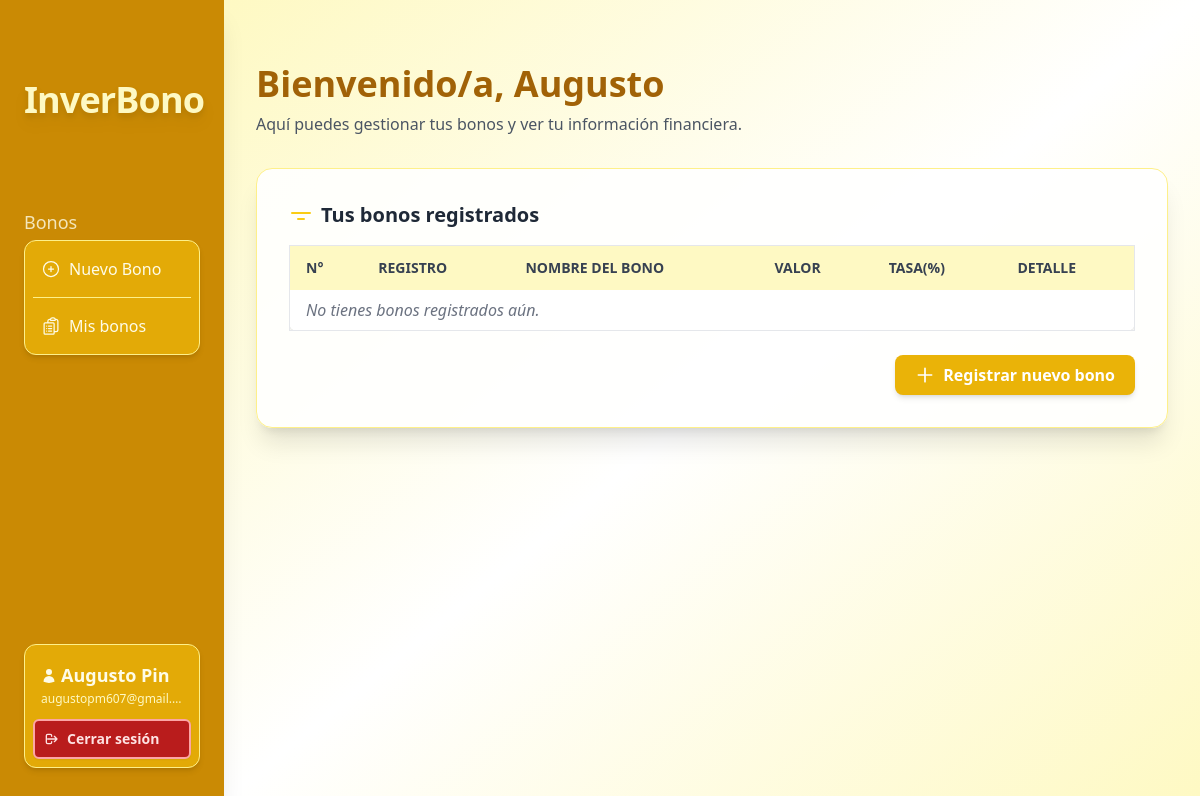
Page /dashboard/ (signed in) on the committed database.
### accounts/models.py (models this page shows, shortened)
class User(AbstractBaseUser, PermissionsMixin):
    email = models.EmailField(unique=True)
    nombres = models.CharField(max_length=100)
    apellidos = models.CharField(max_length=100)
    tipo_documento = models.CharField(max_length=3, choices=TIPOS_DOCUMENTO)
    documento = models.CharField(max_length=20, unique=True)
    celular = models.CharField(max_length=20)
    direccion = models.CharField(max_length=255)
    is_active = models.BooleanField(default=True)
    is_staff = models.BooleanField(default=False)
    objects = CustomUserManager()
    USERNAME_FIELD = 'email'
    REQUIRED_FIELDS = ['nombres', 'apellidos', 'tipo_documento', 'documento', 'celular', 'direccion']

### accounts/views.py (the view)
# urls.py: path('dashboard/', account_views.dashboard_view, name='dashboard'),
@login_required
def dashboard_view(request):
    return render(request, 'accounts/dashboard.html')

### accounts/templates/accounts/dashboard.html (shortened to what this page needs)
{% extends "base.html" %}
{% block content %}
{% include "_sidebar.html" %}
<main class="ml-56 p-8 pt-16 min-h-screen bg-gradient-to-br from-yellow-100 via-white to-yellow-100">
  <div class="max-w-5xl mx-auto">
    <h2 class="text-4xl font-extrabold text-yellow-700 mb-2">Bienvenido/a, {{ user.nombres }}</h2>
    <p class="mb-8 text-gray-600">Aquí puedes gestionar tus bonos y ver tu información financiera.</p>
    <div class="bg-white/90 rounded-2xl shadow-xl border border-yellow-200 p-8">
      <h3 class="text-xl font-bold text-gray-800 mb-4 flex items-center gap-2">
        <svg class="w-6 h-6 text-yellow-400" fill="none" stroke="currentColor" stroke-width="2" viewBox="0 0 24 24"><path stroke-linecap="round" stroke-linejoin="round" d="M3 10h18M9 16h6" /></svg>
        Tus bonos registrados
      </h3>
      <div class="overflow-x-auto">
        <table class="min-w-full bg-white rounded-lg shadow border border-gray-200">
          <thead>
            <tr class="bg-yellow-100 text-gray-700 text-sm uppercase">
              <th class="py-3 px-4 text-left">N°</th>
              <th class="py-3 px-4 text-left">Registro</th>
              <th class="py-3 px-4 text-left">Nombre del bono</th>
              <th class="py-3 px-4 text-left">Valor</th>
              <th class="py-3 px-4 text-left">Tasa(%)</th>
              <th class="py-3 px-4 text-left">Detalle</th>
            </tr>
          </thead>
          <tbody>
            <tr>
              <td class="py-2 px-4 text-gray-500 italic" colspan="5">No tienes bonos registrados aún.</td>
            </tr>
          </tbody>
        </table>
      </div>
      <div class="mt-6 flex justify-end">
        <a href="/bonds/create-bond/" class="inline-flex items-center gap-2 bg-yellow-500 hover:bg-yellow-600 text-white px-5 py-2 rounded-lg transition font-semibold shadow-md">
          <svg class="w-5 h-5" fill="none" stroke="currentColor" stroke-width="2" viewBox="0 0 24 24"><path stroke-linecap="round" stroke-linejoin="round" d="M12 4v16m8-8H4" /></svg>
          Registrar nuevo bono
        </a>
      </div>
    </div>
  </div>
</main>
{% endblock %}

### templates/_sidebar.html (shortened to what this page needs)
<aside class="fixed z-[100] top-0 bottom-0 left-0 @container w-56 shrink-0 transition-all ease-in-out duration-300 overflow-x-hidden bg-yellow-600 backdrop-blur-md shadow-xl">
  <nav class="absolute w-56 text-yellow-50 py-4 px-6 top-0 bottom-0 min-h-[90vh] h-full z-40">
    <div class="flex flex-col gap-2 xl:gap-4 h-full">
      <a href="{% url 'dashboard' %}" class="select-none">
        <h1 class="text-4xl font-extrabold text-center mt-16 tracking-tight text-yellow-100 drop-shadow-lg">
          <span class="inline-block">InverBono</span>
        </h1>
      </a>
      <div class="mt-20">
        <p class="text-lg font-light text-yellow-50/80">Bonos</p>
        <section class="bg-yellow-500/80 rounded-xl p-2 flex flex-col gap-2 mt-1 shadow-md border border-yellow-200">
          <a href="{% url 'bonds:create_bond' %}" class="flex gap-2 items-center rounded-md p-2 transition-colors hover:bg-yellow-600" title="Registrar un nuevo bono">
            <svg xmlns="http://www.w3.org/2000/svg" fill="none" viewBox="0 0 24 24" stroke-width="1.5"
              stroke="currentColor" class="size-5 text-yellow-50">
              <path stroke-linecap="round" stroke-linejoin="round"
                d="M12 9v6m3-3H9m12 0a9 9 0 1 1-18 0 9 9 0 0 1 18 0Z" />
            </svg>
            <p class="font-medium">Nuevo Bono</p>
          </a>
          <hr class="border-t border-yellow-200 w-full">
          <a href="{% url 'bonds:list_bonds' %}" class="flex gap-2 items-center rounded-md p-2 transition-colors hover:bg-yellow-600" title="Ver tus bonos registrados">
            <p class="font-medium">Mis bonos</p>
          </a>
        </section>
      </div>
      <div class="grow"></div>
      <div>
      <section class="bg-yellow-500/80 rounded-xl p-2 mb-4 shadow-md border border-yellow-200">
        <a href="{% url 'perfil' %}" class="p-2 rounded-md hover:bg-yellow-600 block transition-colors" title="Ver tu perfil">
            <div class="font-semibold text-lg truncate text-yellow-50 flex items-center gap-1">
              <p>{{ user.nombres }} {{ user.apellidos }}</p>
            </div>
            <p class="text-xs mt-0.5 truncate text-yellow-100">{{ user.email }}</p>
        </a>
        <form method="POST" action="{% url 'logout' %}" class="mt-1">
            <button type="submit" class="w-full text-left p-2 rounded-md text-sm font-semibold flex items-center gap-2 text-red-100 border-2 border-red-300 hover:bg-red-600 bg-red-700 transition shadow-sm focus:outline-none focus:ring-2 focus:ring-red-200" title="Cerrar sesión de tu cuenta">
              <svg class="w-4 h-4" fill="none" stroke="currentColor" stroke-width="2" viewBox="0 0 24 24"><path stroke-linecap="round" stroke-linejoin="round" d="M17 16l4-4m0 0l-4-4m4 4H7m6 4v1a2 2 0 0 1-2 2H7a2 2 0 0 1-2-2V7a2 2 0 0 1 2-2h4a2 2 0 0 1 2 2v1"/></svg>
              Cerrar sesión
            </button>
        </form>
      </section>
      </div>
    </div>
  </nav>
</aside>

### rows in the picture
User: nombres "Augusto", apellidos "Pin", email "augustopm607@gmail.…"
